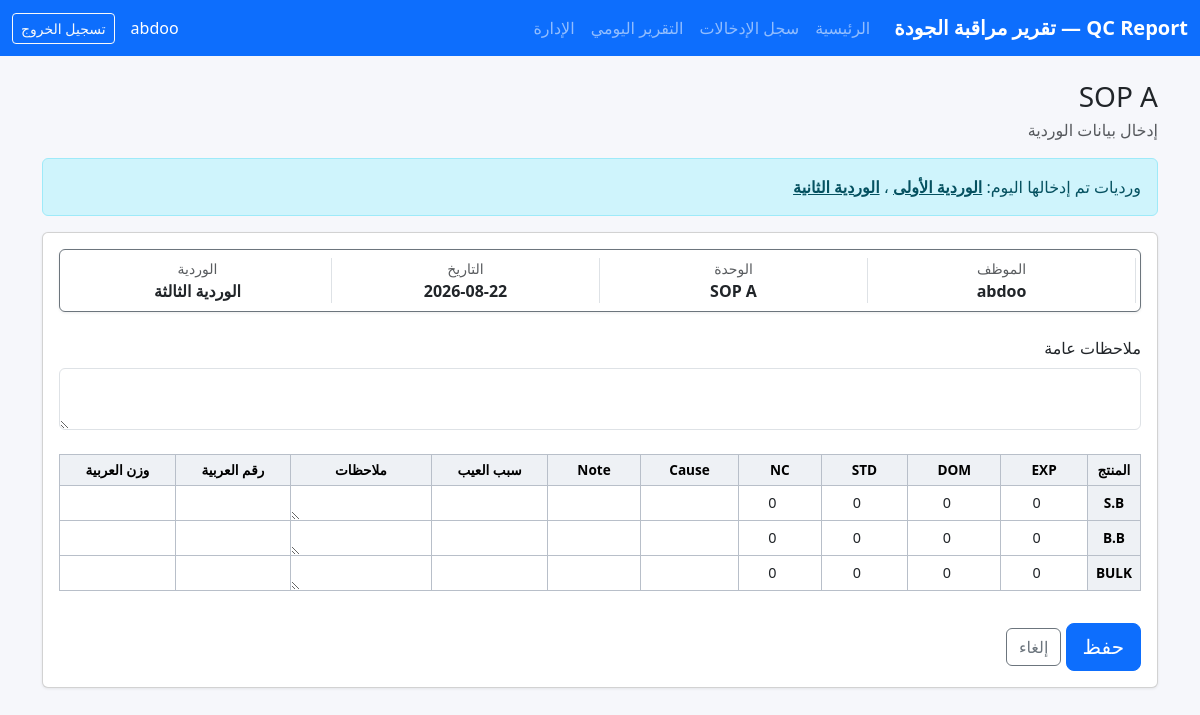
The page /entry/SOP_A/ (signed in) on the database its author committed.
### qc_report/models.py (models this page shows, shortened)
class User(AbstractUser):
    assigned_unit = models.CharField(
        "الوحدة المسند إليها",
        max_length=20,
        choices=Unit.choices,
        null=True,
        blank=True,
    )
    @property
    def is_manager(self):
        return self.is_staff or self.is_superuser or self.assigned_unit is None

class ShiftEntry(models.Model):
    unit = models.CharField("الوحدة", max_length=20, choices=Unit.choices)
    entry_date = models.DateField("التاريخ")
    shift = models.CharField("الوردية", max_length=10, choices=Shift.choices)
    submitted_by = models.ForeignKey(
        settings.AUTH_USER_MODEL,
        verbose_name="أدخلها",
        on_delete=models.CASCADE,
        related_name="shift_entries",
    )
    submitted_at = models.DateTimeField("وقت الإدخال", auto_now_add=True)
    general_notes = models.TextField("ملاحظات عامة", blank=True)
    class Meta:
        constraints = [
            models.UniqueConstraint(
                fields=["unit", "entry_date", "shift"],
                name="unique_shift_per_unit_per_day",
            )
        ]
        ordering = ["entry_date", "unit", "shift"]

### qc_report/views.py (the view, shortened to what this page needs)
# urls.py: path("entry/<str:unit>/", views.entry_new, name="entry_new"),
@login_required
def entry_new(request, unit):
    get_unit_or_404(unit)
    if not user_can_access_unit(request.user, unit):
        messages.error(request, "لا تملك صلاحية إدخال بيانات لهذه الوحدة.")
        return redirect("dashboard")
    today = timezone.localdate()
    next_shift = next_shift_for(unit, today)
    if request.method == "POST":
        ctx = _build_all_forms(unit, data=request.POST)
        shift_form = ctx["shift_form"]
        if all_row_forms_valid(_flatten_forms(ctx)):
            try:
                with transaction.atomic():
                    entry = shift_form.save(commit=False)
                    entry.unit = unit
                    entry.submitted_by = request.user
                    entry.entry_date = today
                    entry.shift = next_shift
                    entry.full_clean()
                    entry.save()
                    _save_related(entry, request.POST)
                return redirect("entry_done", unit=unit, pk=entry.pk)
            except (IntegrityError, ValidationError):
                shift_form.add_error(
                    None,
                    "تم إدخال هذه الوردية بالفعل لهذا اليوم والوحدة. عدّل الإدخال الموجود.",
                )
                messages.warning(request, "هذا الإدخال موجود بالفعل.")
    else:
        ctx = _build_all_forms(unit)
    entries_today = ShiftEntry.objects.filter(unit=unit, entry_date=today)
    existing_shifts = {e.shift: e for e in entries_today}
    return render(
        request,
        _entry_template(unit),
        {
            "unit": unit,
            "unit_label": unit_label(unit),
            "today": today,
            "entries_today": entries_today,
            "existing_shifts": existing_shifts,
            **header_context(request, unit),
            **ctx,
        },
    )

### qc_report/forms.py
class ShiftEntryForm(forms.ModelForm):
    class Meta:
        model = ShiftEntry
        fields = ["general_notes"]
        widgets = {
            "general_notes": forms.Textarea(attrs={"rows": 2, "class": "form-control"}),
        }

### qc_report/converters.py (called while the page is built)
    def to_url(self, value):
        return value.strftime("%Y-%m-%d")

### qc_report/forms.py (called while the page is built)
def _number_field(form, name):
    field = form.fields[name]
    if isinstance(field, forms.DecimalField):
        field.widget.attrs.update(DECIMAL_ATTRS)
    else:
        field.widget.attrs.update(INTEGER_ATTRS)

### qc_report/views.py (called while the page is built, shortened)
def next_shift_for(unit, entry_date):
    taken = set(
        ShiftEntry.objects.filter(unit=unit, entry_date=entry_date).values_list(
            "shift", flat=True
        )
    )
    for s in SHIFT_SEQUENCE:
        if s not in taken:
            return s
    return None

def header_context(request, unit, entry=None):
    return {
        "header_user": request.user.get_full_name() or request.user.username,
        "header_date": timezone.localdate(),
        "header_shift_label": dict(Shift.choices)[next_shift_for(unit, timezone.localdate())]
        if next_shift_for(unit, timezone.localdate())
        else None,
    }

def unit_label(unit):
    return dict(ShiftEntry._meta.get_field("unit").choices)[unit]

def get_unit_or_404(unit):
    if unit not in Unit.values:
        raise Http404
    return unit

def user_can_access_unit(user, unit):
    return user.is_manager or user.assigned_unit == unit

def build_sop_rows(unit, data=None, entry=None):
    rows = []
    for pt in SOP_PRODUCT_TYPES[unit]:
        instance = None
        if entry is not None:
            instance = entry.sop_line_items.filter(product_type=pt).first()
        form = SOPLineItemForm(data, instance=instance, prefix=f"row_{pt}")
        show_car = pt == ProductType.BULK
        rows.append({"form": form, "label": ProductType(pt).label, "show_car": show_car})
    return rows

def _entry_template(unit):
    if unit in SOP_UNIT_TEMPLATES:
        return SOP_UNIT_TEMPLATES[unit]

### templates/entry_sop.html (shortened to what this page needs)
{% extends "base.html" %}
{% block content %}
<h3 class="mb-1">{{ unit_label }}</h3>
<p class="text-muted">إدخال بيانات الوردية</p>
{% if entries_today and not editing %}
  <div class="alert alert-info no-print">
    ورديات تم إدخالها اليوم:
    {% for e in entries_today %}
      <a href="{% url 'entry_edit' unit today e.shift %}" class="alert-link">{{ e.get_shift_display }}</a>
      {% if not forloop.last %}،{% endif %}
    {% endfor %}
  </div>
{% endif %}
<form method="post" class="card">
  <div class="card-body">
    {% include "partials/shift_fields.html" %}
    <div class="table-responsive">
      <table class="table excel-grid align-middle text-center">
        <thead class="table-light">
          <tr>
            <th>المنتج</th>
            <th>EXP</th>
            <th>DOM</th>
            <th>STD</th>
            <th>NC</th>
            {% if unit != 'G_SOP' %}
              <th>Cause</th>
              <th>Note</th>
            {% endif %}
            <th>سبب العيب</th>
            <th>ملاحظات</th>
            <th>رقم العربية</th>
            <th>وزن العربية</th>
          </tr>
        </thead>
        <tbody>
          {% for row in rows %}
            <tr>
              <th class="table-light">{{ row.label }}</th>
              <td>{{ row.form.exp }}</td>
              <td>{{ row.form.dom }}</td>
              <td>{{ row.form.std }}</td>
              <td>{{ row.form.nc }}</td>
              {% if unit != 'G_SOP' %}
                <td>{{ row.form.cause }}</td>
                <td>{{ row.form.note }}</td>
              {% endif %}
              <td>{{ row.form.defect_reason }}</td>
              <td>{{ row.form.notes }}</td>
              {% if row.show_car %}
                <td>{{ row.form.car_number }}</td>
                <td>{{ row.form.car_weight }}</td>
              {% else %}
                <td></td>
                <td></td>
              {% endif %}
            </tr>
          {% endfor %}
        </tbody>
      </table>
    </div>
    <button type="submit" class="btn btn-primary btn-lg mt-3">حفظ</button>
    <a href="{% url 'dashboard' %}" class="btn btn-outline-secondary mt-3">إلغاء</a>
  </div>
</form>
{% endblock %}

### templates/base.html (shortened to what this page needs)
{% load static %}
<!DOCTYPE html>
<html lang="ar" dir="rtl">
<head>
  <link href="https://cdn.jsdelivr.net/npm/bootstrap@5.3.3/dist/css/bootstrap.rtl.min.css" rel="stylesheet">
</head>
<body>
<nav class="navbar navbar-expand-lg navbar-dark bg-primary no-print">
  <div class="container-fluid">
    <a class="navbar-brand" href="{% url 'dashboard' %}">QC Report — تقرير مراقبة الجودة</a>
    <div class="collapse navbar-collapse" id="mainNav">
      <ul class="navbar-nav me-auto">
        <li class="nav-item"><a class="nav-link" href="{% url 'dashboard' %}">الرئيسية</a></li>
        <li class="nav-item"><a class="nav-link" href="{% url 'records' %}">سجل الإدخالات</a></li>
        {% if user.is_manager %}
          <li class="nav-item"><a class="nav-link" href="{% url 'report_today' %}">التقرير اليومي</a></li>
          <li class="nav-item"><a class="nav-link" href="/admin/">الإدارة</a></li>
        {% endif %}
      </ul>
      {% if user.is_authenticated %}
        <span class="navbar-text text-white me-3">{{ user.username }}</span>
        <form method="post" action="{% url 'logout' %}" class="d-inline">
          <button class="btn btn-outline-light btn-sm" type="submit">تسجيل الخروج</button>
        </form>
      {% endif %}
    </div>
  </div>
</nav>
<main class="container py-4">
  {% block content %}{% endblock %}
</main>
</body>
</html>

### templates/partials/shift_fields.html (shortened to what this page needs)
<div class="card mb-4 border-secondary">
  <div class="card-body py-2">
    <div class="row text-center">
      <div class="col-6 col-md-3 border-start">
        <small class="text-muted d-block">الموظف</small>
        <strong>{{ header_user }}</strong>
      </div>
      <div class="col-6 col-md-3 border-start">
        <small class="text-muted d-block">الوحدة</small>
        <strong>{{ unit_label }}</strong>
      </div>
      <div class="col-6 col-md-3 border-start">
        <small class="text-muted d-block">التاريخ</small>
        <strong>{{ header_date|date:"Y-m-d" }}</strong>
      </div>
      <div class="col-6 col-md-3 border-start">
        <small class="text-muted d-block">الوردية</small>
        {% if header_shift %}<strong>{{ header_shift }}</strong>
        {% elif header_shift_label %}<strong>{{ header_shift_label }}</strong>
        {% else %}<span class="badge bg-danger">غير محددة</span>{% endif %}
      </div>
    </div>
  </div>
</div>
<div class="row g-3 mb-4">
  <div class="col-12">
    <label class="form-label" for="{{ shift_form.general_notes.id_for_label }}">ملاحظات عامة</label>
    {{ shift_form.general_notes }}
  </div>
</div>

### templates/base.html (style rules this page uses)
body { background-color: #f6f7fb; }
.navbar-brand { font-weight: bold; }
.card { box-shadow: 0 1px 3px rgba(0,0,0,.08); }
.table th, .table td { vertical-align: middle; }
.num-input { max-width: 110px; }
.excel-grid { border-collapse: collapse !important; width: 100%; }
.excel-grid th, .excel-grid td { border: 1px solid #b8bfc9 !important; padding: 0 !important; margin: 0; }
.excel-grid th { padding: 5px 8px !important; background: #eef1f5 !important; font-size: .85rem; white-space: nowrap; }
.excel-grid .form-control, .excel-grid .form-select { width: 100%; max-width: none; height: 34px; min-height: 34px; border: 0; border-radius: 0; box-shadow: none; margin: 0; text-align: center; background-color: transparent; font-size: .9rem; }
.excel-grid textarea.form-control { height: auto; min-height: 34px; }
.excel-grid input[type="number"] { -moz-appearance: textfield; }

### rows shown on the page
User: username "abdoo"
ShiftEntry: shift "الوردية الأولى"
ShiftEntry: shift "الوردية الثانية"

### other values the page prints
{{ unit_label }} "SOP A"
{{ header_date|date:"Y-m-d" }} "2026-08-22"
{{ header_shift_label }} "الوردية الثالثة"
{{ row.label }} "S.B" "B.B" "BULK"
